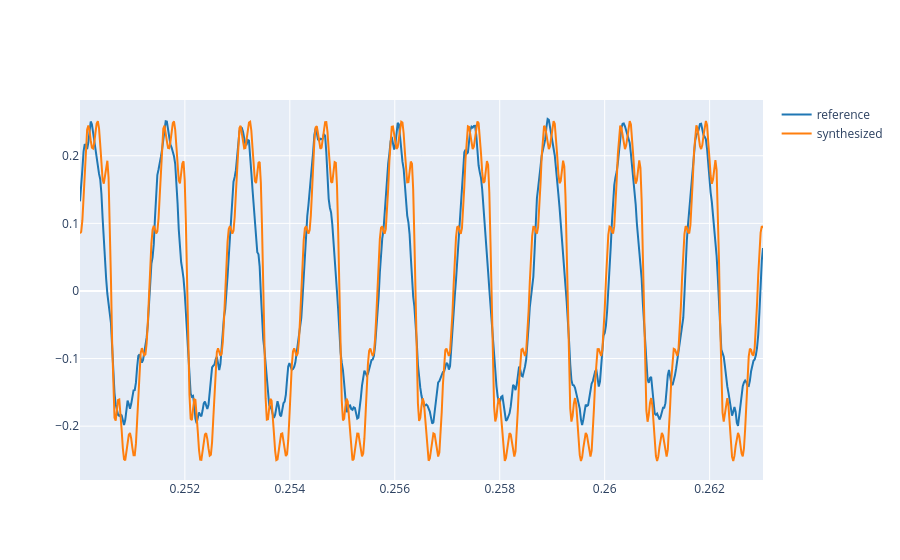

Here is the notebook cell this chart was saved with:
### Markdown cell above
2.1. Use the `synthetize` function to generate a synthesis with the weights ($A_k$) found in 1.3 and the fundamental frequency and phases found in previous labs. Plot both the reference and the synthetize signal. Listen to the synthetize signal.

### Code cell
# Write the code here
A = 0.25155567                      ##It's the amplitude of the reference signal
phi = 49*np.pi/72  #previous lab
t = np.arange(0, 4, 1.0/fs)
synthetizesignal= synthesize(690, phi, weights, t, A )
plot_signals([ref,synthetizesignal],fs, startpoint, endpoint, name=["reference", "synthesized"])

### Figure 1 — Plotly figure (JSON) as saved in the notebook; plotly's stock layout.template omitted (floating-point values rounded to 4 significant figures; data arrays with more than 128 entries replaced by an {"elided": "..."} marker saying what was removed)
{"data": [{"line": {"color": "#1f77b4", "shape": "linear"}, "mode": "lines", "name": "reference", "type": "scatter", "x": {"elided": "575 float values"}, "y": {"elided": "575 float values"}}, {"line": {"color": "#ff7f0e", "shape": "linear"}, "mode": "lines", "name": "synthesized", "type": "scatter", "x": {"elided": "575 float values"}, "y": {"elided": "575 float values"}}], "layout": {}}
